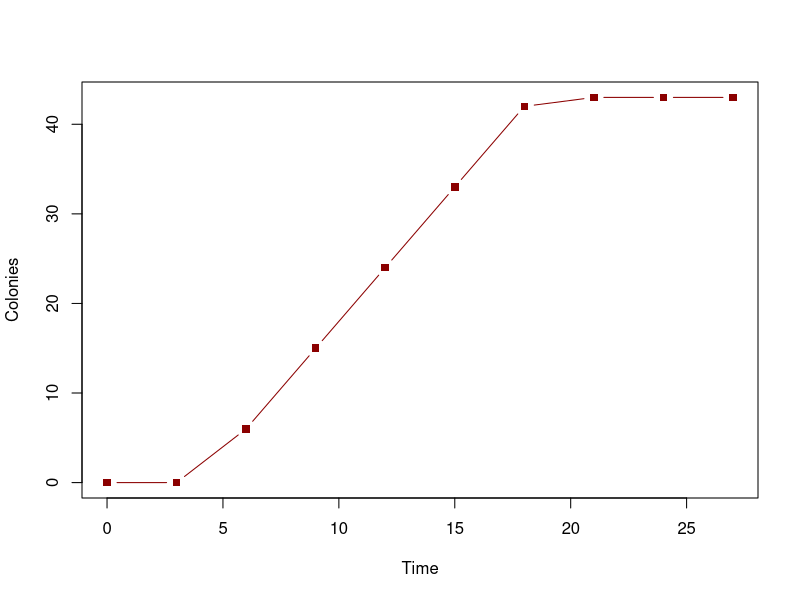

The R script that drew this image:
## ---- chunk 1
tm <- seq(0,27,3)
n <- c(0,0,6,15,24,33,42,43,43,43)
plot(tm,n,type="b",pch=15,xlab="Time",ylab = "Colonies",col="darkred")
